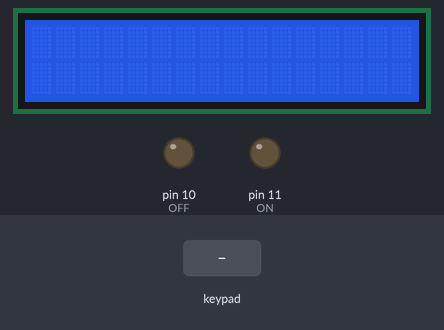
A sketch run on a simulated Arduino Uno, built with avr-gcc and run on an emulated ATmega328P. Parts: 16×2 character LCD, output pins drawn as LEDs (lit = HIGH). The test bench sets the inputs (shaded band).

Above: at 1.2 s.
1.3 s: key '*' pressed
At 2.1 s:
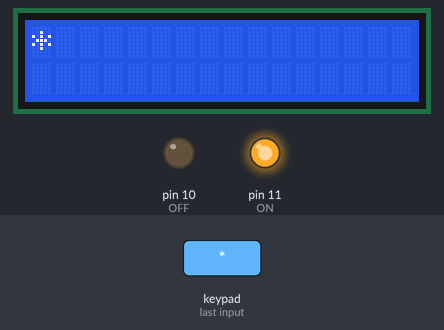
Timing chart, 0 to 4.3 s (numbered marks = the images above; inputs shaded):
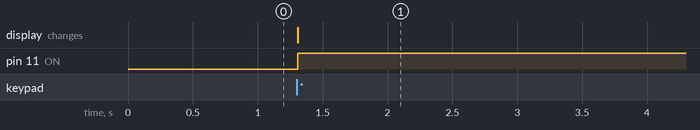

Measured:
- after the input at 1.3 s, pin 11 (ON): LOW → HIGH at once; the display: changes at once (image 1)

The sketch:

HelloKeypadfinished.ino
```cpp
/* @file HelloKeypad.pde
  || @version 1.0
  || @author Alexander Brevig
  || @contact alexanderbrevig@gmail.com
  ||
  || @description
  || | Demonstrates the simplest use of the matrix Keypad library.
  || #
*/

//developed by ANAND
#include <LiquidCrystal.h>
#include <Keypad.h>
unsigned long myTime;
int ON = 11;
int OFF = 10;
int count = 0;
int i = 0;
int key1 = 0;
int t1 ;
int t2 ;
LiquidCrystal lcd(A0, A1, A2, A3, A4, A5);

const byte ROWS = 4; //four rows
const byte COLS = 3; //three columns
char keys[ROWS][COLS] = {
  {'7', '8', '8'},
  {'4', '5', '6'},
  {'1', '2', '3'},
  {'*', '0', '#'}
};
byte rowPins[ROWS] = {5, 4, 3, 2}; //connect to the row pinouts of the keypad
byte colPins[COLS] = {8, 7, 6}; //connect to the column pinouts of the keypad

Keypad keypad = Keypad( makeKeymap(keys), rowPins, colPins, ROWS, COLS );

String inputString;
long inputInt;

void setup() {
  pinMode(ON, OUTPUT);
  pinMode(OFF, OUTPUT);
  Serial.begin(9600);
  lcd.begin(16, 2);
  // inputString.reserve(10);
}


void    newFunction(){


      digitalWrite(ON, HIGH);
      delay(t1);
      digitalWrite(ON, LOW);


      digitalWrite(OFF, HIGH);
      delay(t2);
      digitalWrite(OFF, LOW);

    }

void loop() {
  myTime = millis();
  int   bigb = myTime;

  char key = keypad.getKey();

  /*
      digitalWrite(ON, HIGH);
      delay(3000);
      digitalWrite(ON, LOW);

      digitalWrite(OFF, HIGH);
      delay(3000);
      digitalWrite(OFF, LOW);
  */


  if (key ) {
    lcd.print(key);

    key1 = key1 * 10 + key-'0';
   t1 =  key1;
   t2 = 3000-t1;


  if(bigb>1000 and key1<3000 ){
    newFunction();
    }


    /* if (key >= '0' && key <= '9') {     // only act on numeric keys
       inputString += key;

      // append new character to input string
      } else if (key == '#') {
       if (inputString.length() > 0) {
         inputInt = inputString.toInt(); // YOU GOT AN INTEGER NUMBER
         inputString = "";               // clear input
         // DO YOUR WORK HERE

       }
      } else if (key == '*') {
       inputString = "";                 // clear input
      } */

  }


}
```
